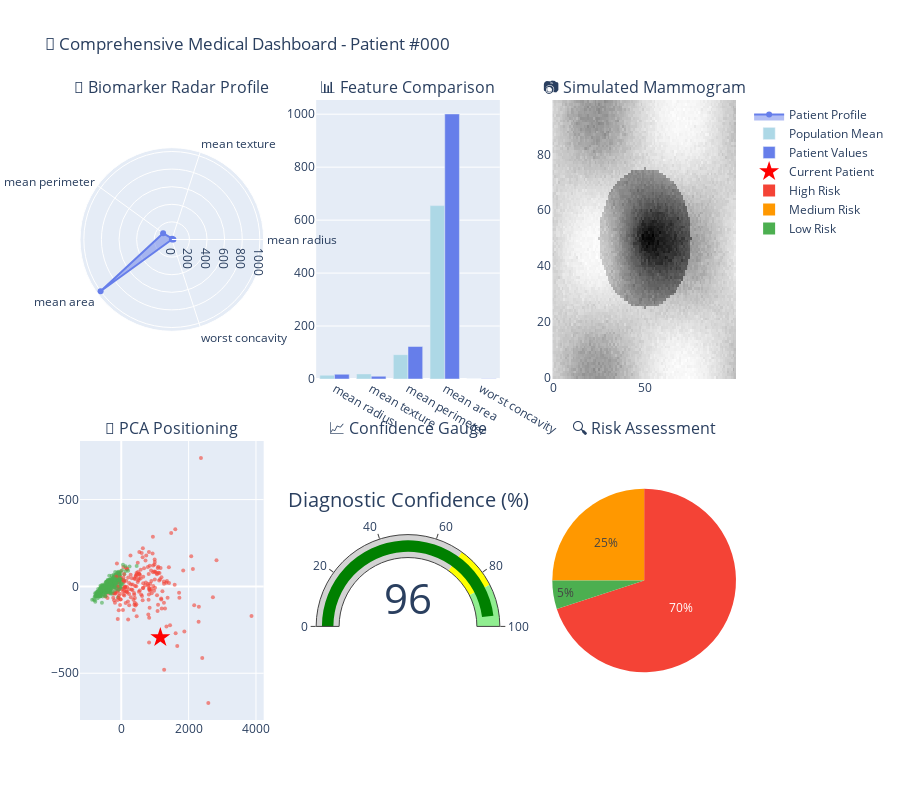

The notebook cell saved with this chart:
### Code cell
# STEP 8C: Medical Imaging Simulation & Comprehensive Dashboard
from plotly.subplots import make_subplots

def create_simulated_mammogram(patient_idx):
    """Create simulated mammogram based on patient features"""
    patient_features = cancer.data[patient_idx]
    
    # Extract relevant morphological features
    radius = patient_features[list(cancer.feature_names).index('mean radius')]
    texture = patient_features[list(cancer.feature_names).index('mean texture')]
    concavity = patient_features[list(cancer.feature_names).index('worst concavity')]
    
    # Create tissue background
    x = np.linspace(0, 100, 100)
    y = np.linspace(0, 100, 100)
    X, Y = np.meshgrid(x, y)
    
    # Simulate tissue density
    tissue = np.sin(X/15) * np.cos(Y/15) + np.random.normal(0, 0.1, (100, 100))
    
    # Add mass based on features
    center_x, center_y = 50, 50
    mass_radius = min(radius * 2, 25)  # Scale radius
    
    # Create mass with intensity based on malignancy indicators
    mass_intensity = 1.0 + (concavity * 2) + (texture * 0.05)
    
    for i in range(100):
        for j in range(100):
            dist = np.sqrt((i - center_x)**2 + (j - center_y)**2)
            if dist <= mass_radius:
                tissue[i, j] += mass_intensity * np.exp(-dist/mass_radius)
    
    return tissue

# Create comprehensive medical dashboard for a sample patient
sample_patient_idx = 0
sample_features = cancer.data[sample_patient_idx]
sample_prediction = clf.predict(sample_features.reshape(1, -1))[0]
sample_confidence = np.max(clf.predict_proba(sample_features.reshape(1, -1)))

# Create multi-panel dashboard
fig_dashboard = make_subplots(
    rows=2, cols=3,
    subplot_titles=(
        '🎯 Biomarker Radar Profile',
        '📊 Feature Comparison', 
        '📷 Simulated Mammogram',
        '🧬 PCA Positioning',
        '📈 Confidence Gauge',
        '🔍 Risk Assessment'
    ),
    specs=[
        [{"type": "scatterpolar"}, {"type": "bar"}, {"type": "heatmap"}],
        [{"type": "scatter"}, {"type": "indicator"}, {"type": "pie"}]
    ],
    vertical_spacing=0.1,
    horizontal_spacing=0.08
)

# 1. Biomarker radar chart
key_features = ['mean radius', 'mean texture', 'mean perimeter', 'mean area', 'worst concavity']
feature_indices = [list(cancer.feature_names).index(f) for f in key_features]
radar_values = [sample_features[i] for i in feature_indices]

fig_dashboard.add_trace(go.Scatterpolar(
    r=radar_values,
    theta=key_features,
    fill='toself',
    name='Patient Profile',
    line_color='#667eea'
), row=1, col=1)

# 2. Feature comparison with population
pop_means = [cancer.data[:, i].mean() for i in feature_indices]
fig_dashboard.add_trace(go.Bar(
    x=key_features,
    y=pop_means,
    name='Population Mean',
    marker_color='lightblue'
), row=1, col=2)

fig_dashboard.add_trace(go.Bar(
    x=key_features,
    y=radar_values,
    name='Patient Values', 
    marker_color='#667eea'
), row=1, col=2)

# 3. Simulated mammogram
tissue_sim = create_simulated_mammogram(sample_patient_idx)
fig_dashboard.add_trace(go.Heatmap(
    z=tissue_sim,
    colorscale='Greys',
    showscale=False,
    name='Tissue Simulation'
), row=1, col=3)

# 4. PCA positioning
all_coords = pca_2d.transform(cancer.data)
patient_coord = pca_2d.transform(sample_features.reshape(1, -1))

# Plot all patients
colors = ['#F44336' if pred == 0 else '#4CAF50' for pred in y]
fig_dashboard.add_trace(go.Scatter(
    x=all_coords[:, 0],
    y=all_coords[:, 1],
    mode='markers',
    marker=dict(color=colors, size=4, opacity=0.6),
    name='All Patients',
    showlegend=False
), row=2, col=1)

# Highlight current patient
fig_dashboard.add_trace(go.Scatter(
    x=patient_coord[:, 0],
    y=patient_coord[:, 1],
    mode='markers',
    marker=dict(color='red', size=15, symbol='star'),
    name='Current Patient'
), row=2, col=1)

# 5. Confidence gauge
gauge_color = "red" if sample_confidence < 0.7 else "orange" if sample_confidence < 0.85 else "green"

fig_dashboard.add_trace(go.Indicator(
    mode="gauge+number",
    value=sample_confidence * 100,
    domain={'x': [0, 1], 'y': [0, 1]},
    title={'text': "Diagnostic Confidence (%)"},
    gauge={
        'axis': {'range': [None, 100]},
        'bar': {'color': gauge_color},
        'steps': [
            {'range': [0, 70], 'color': "lightgray"},
            {'range': [70, 85], 'color': "yellow"},
            {'range': [85, 100], 'color': "lightgreen"}
        ]
    }
), row=2, col=2)

# 6. Risk assessment pie
risk_categories = ['Low Risk', 'Medium Risk', 'High Risk']
if sample_confidence > 0.9:
    risk_values = [80, 15, 5] if sample_prediction == 1 else [5, 25, 70]
elif sample_confidence > 0.7:
    risk_values = [40, 40, 20] if sample_prediction == 1 else [20, 40, 40]
else:
    risk_values = [20, 50, 30]

fig_dashboard.add_trace(go.Pie(
    values=risk_values,
    labels=risk_categories,
    name='Risk Assessment',
    marker_colors=['#4CAF50', '#FF9800', '#F44336']
), row=2, col=3)

fig_dashboard.update_layout(
    height=800,
    title_text=f"🏥 Comprehensive Medical Dashboard - Patient #{sample_patient_idx:03d}",
    showlegend=True
)

fig_dashboard.show()

# Print diagnostic summary
diagnosis = cancer.target_names[sample_prediction]
actual = cancer.target_names[y[sample_patient_idx]]

print("\n" + "="*60)
print("🏥 COMPREHENSIVE PATIENT ANALYSIS SUMMARY")
print("="*60)
print(f"👤 Patient ID: #{sample_patient_idx:03d}")
print(f"🎯 AI Diagnosis: {diagnosis.upper()}")
print(f"📊 Actual Diagnosis: {actual.upper()}")
print(f"✅ Prediction Status: {'CORRECT' if diagnosis == actual else 'MISCLASSIFIED'}")
print(f"🎯 Confidence Level: {sample_confidence:.1%}")
print(f"⚠️ Risk Category: {'HIGH' if sample_confidence < 0.7 else 'MEDIUM' if sample_confidence < 0.85 else 'LOW'}")
print("\n📋 Key Biomarkers:")
for feature, value in zip(key_features, radar_values):
    print(f"   • {feature.replace('_', ' ').title()}: {value:.2f}")
print("="*60)

### Figure 1 — Plotly figure (JSON) as saved in the notebook; plotly's stock layout.template omitted (floating-point values rounded to 4 significant figures; data arrays with more than 128 entries replaced by an {"elided": "..."} marker saying what was removed)
{"data": [{"fill": "toself", "line": {"color": "#667eea"}, "name": "Patient Profile", "r": [17.99, 10.38, 122.8, 1001, 0.7119], "subplot": "polar", "theta": ["mean radius", "mean texture", "mean perimeter", "mean area", "worst concavity"], "type": "scatterpolar"}, {"marker": {"color": "lightblue"}, "name": "Population Mean", "type": "bar", "x": ["mean radius", "mean texture", "mean perimeter", "mean area", "worst concavity"], "xaxis": "x", "y": [14.13, 19.29, 91.97, 654.9, 0.2722], "yaxis": "y"}, {"marker": {"color": "#667eea"}, "name": "Patient Values", "type": "bar", "x": ["mean radius", "mean texture", "mean perimeter", "mean area", "worst concavity"], "xaxis": "x", "y": [17.99, 10.38, 122.8, 1001, 0.7119], "yaxis": "y"}, {"colorscale": [[0, "rgb(255,255,255)"], [0.125, "rgb(240,240,240)"], [0.25, "rgb(217,217,217)"], [0.375, "rgb(189,189,189)"], [0.5, "rgb(150,150,150)"], [0.625, "rgb(115,115,115)"], [0.75, "rgb(82,82,82)"], [0.875, "rgb(37,37,37)"], [1, "rgb(0,0,0)"]], "name": "Tissue Simulation", "showscale": false, "type": "heatmap", "xaxis": "x2", "yaxis": "y2", "z": {"elided": "100x100 float values"}}, {"marker": {"color": {"elided": "569 str values"}, "opacity": 0.6, "size": 4}, "mode": "markers", "name": "All Patients", "showlegend": false, "type": "scatter", "x": {"elided": "569 float values"}, "xaxis": "x3", "y": {"elided": "569 float values"}, "yaxis": "y3"}, {"marker": {"color": "red", "size": 15, "symbol": "star"}, "mode": "markers", "name": "Current Patient", "type": "scatter", "x": [1160.0], "xaxis": "x3", "y": [-293.9], "yaxis": "y3"}, {"domain": {"x": [0.36, 0.64], "y": [0, 0.45]}, "gauge": {"axis": {"range": [null, 100]}, "bar": {"color": "green"}, "steps": [{"color": "lightgray", "range": [0, 70]}, {"color": "yellow", "range": [70, 85]}, {"color": "lightgreen", "range": [85, 100]}]}, "mode": "gauge+number", "title": {"text": "Diagnostic Confidence (%)"}, "type": "indicator", "value": 96}, {"domain": {"x": [0.72, 1], "y": [0, 0.45]}, "labels": ["Low Risk", "Medium Risk", "High Risk"], "marker": {"colors": ["#4CAF50", "#FF9800", "#F44336"]}, "name": "Risk Assessment", "type": "pie", "values": [5, 25, 70]}], "layout": {"annotations": [{"font": {"size": 16}, "showarrow": false, "text": "🎯 Biomarker Radar Profile", "x": 0.14, "xanchor": "center", "xref": "paper", "y": 1, "yanchor": "bottom", "yref": "paper"}, {"font": {"size": 16}, "showarrow": false, "text": "📊 Feature Comparison", "x": 0.5, "xanchor": "center", "xref": "paper", "y": 1, "yanchor": "bottom", "yref": "paper"}, {"font": {"size": 16}, "showarrow": false, "text": "📷 Simulated Mammogram", "x": 0.86, "xanchor": "center", "xref": "paper", "y": 1, "yanchor": "bottom", "yref": "paper"}, {"font": {"size": 16}, "showarrow": false, "text": "🧬 PCA Positioning", "x": 0.14, "xanchor": "center", "xref": "paper", "y": 0.45, "yanchor": "bottom", "yref": "paper"}, {"font": {"size": 16}, "showarrow": false, "text": "📈 Confidence Gauge", "x": 0.5, "xanchor": "center", "xref": "paper", "y": 0.45, "yanchor": "bottom", "yref": "paper"}, {"font": {"size": 16}, "showarrow": false, "text": "🔍 Risk Assessment", "x": 0.86, "xanchor": "center", "xref": "paper", "y": 0.45, "yanchor": "bottom", "yref": "paper"}], "height": 800, "polar": {"domain": {"x": [0, 0.28], "y": [0.55, 1]}}, "showlegend": true, "title": {"text": "🏥 Comprehensive Medical Dashboard - Patient #000"}, "xaxis": {"anchor": "y", "domain": [0.36, 0.64]}, "xaxis2": {"anchor": "y2", "domain": [0.72, 1]}, "xaxis3": {"anchor": "y3", "domain": [0, 0.28]}, "yaxis": {"anchor": "x", "domain": [0.55, 1]}, "yaxis2": {"anchor": "x2", "domain": [0.55, 1]}, "yaxis3": {"anchor": "x3", "domain": [0, 0.45]}}}
